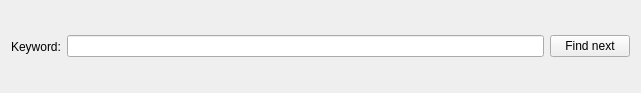
<?xml version="1.0" encoding="UTF-8"?>
<ui version="4.0">
 <class>KeywordFinder</class>
 <widget class="QWidget" name="KeywordFinder">
  <property name="geometry">
   <rect>
    <x>0</x>
    <y>0</y>
    <width>641</width>
    <height>93</height>
   </rect>
  </property>
  <property name="windowTitle">
   <string>KeywordFinder</string>
  </property>
  <layout class="QHBoxLayout" name="horizontalLayout">
   <item>
    <widget class="QLabel" name="label">
     <property name="text">
      <string>Keyword:</string>
     </property>
    </widget>
   </item>
   <item>
    <widget class="QLineEdit" name="lineEdit"/>
   </item>
   <item>
    <widget class="QPushButton" name="pushButton">
     <property name="text">
      <string>Find next</string>
     </property>
    </widget>
   </item>
  </layout>
 </widget>
 <layoutdefault spacing="6" margin="11"/>
 <resources/>
 <connections/>
</ui>
